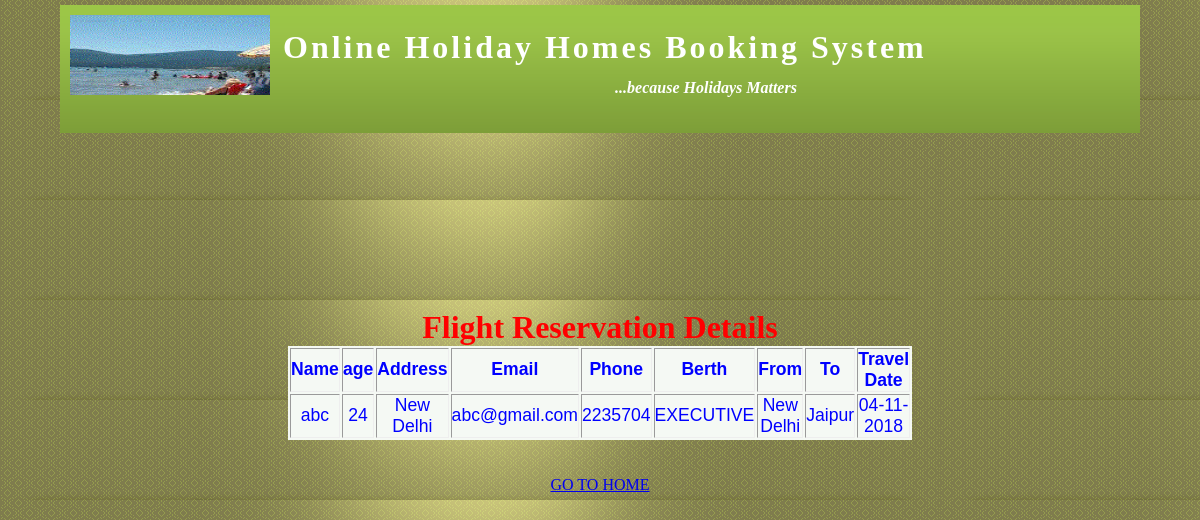
/flight1.php (signed in), run on the app's committed database.
### tables this page shows
CREATE TABLE `flight` (
  `name` varchar(20) DEFAULT NULL,
  `age` varchar(2) DEFAULT NULL,
  `address` varchar(25) DEFAULT NULL,
  `email` varchar(20) DEFAULT NULL,
  `telephone` varchar(10) DEFAULT NULL,
  `berth` varchar(15) DEFAULT NULL,
  `from1` varchar(10) DEFAULT NULL,
  `to1` varchar(10) DEFAULT NULL,
  `tdate` varchar(12) DEFAULT NULL
);

### flight1.php (the view, shortened to what this page needs)
<html>
<head>
<link rel="stylesheet" type="text/css" href="oes.css"/>
</head>
<body text = "blue" background="project_img/myholidays.jpg">
<basefont size="5">
<div id="container">
                <div class="header">
                <img style="margin:10px 2px 2px 10px;float:left;" height="80" width="200" src="images/logo1.gif" alt="OES"/><h3 class="headtext"> &nbsp;Online Holiday Homes Booking System </h3><h4 style="color:#ffffff;text-align:center;margin:0 0 5px 5px;"><i>...because Holidays Matters</i></h4>
            </div>
<pre>
</pre>
<center>
<h1> <font color="red"> Flight Reservation Details</font> </h1>
<table border = "1" width ="50%" >
<tr>
<th>Name</th>
<th>age</th>
<th>Address</th>
<th>Email</th>
<th>Phone</th>
<th>Berth</th>
<th>From</th>
<th>To</th>
<th>Travel Date</th>
</tr>
<?php
$uname = $_SESSION['uname'];
include('db_login.php');
$con = mysqli_connect($db_host,
$db_username, $db_password,$db_database);
$query = "SELECT * FROM flight where name='$uname'";
$result = mysqli_query($con, $query);
while ($row = mysqli_fetch_assoc($result))
{
$en = $row["name"];
$ag = $row["age"];
$ad = $row["address"];
$nm = $row["email"];
$ph = $row["telephone"];
$j = $row["berth"];
$s = $row["from1"];
$ar = $row["to1"];
$dp = $row["tdate"];
echo "<tr align='center'>";
echo "<td>$en</td>";
echo "<td>$ag</td>";
echo "<td>$ad</td>";
echo "<td>$nm</td>";
echo "<td>$ph</td>";
echo "<td>$j</td>";
echo "<td>$s</td>";
echo "<td>$ar</td>";
echo "<td>$dp</td>";
echo "</tr>";
}
?>
</table>
<br><br>
<a href="http://localhost/holiday/myproject1.php">GO TO HOME</a>
</body>
</html>

### oes.css (style rules this page uses)
* { margin: 0; padding: 0; }
body { background:url(images/img02.png) repeat; }
#container { width:90%; margin:5px 5% 5px 5%; }
.header { background:#00ff00 url("images/header.png") repeat-x; height:8em; margin-top:0; margin-bottom:-1.2em; }
.headtext { padding:10px 0 0 0; font-size:200%; color:#ffffff; line-height:2em; letter-spacing:3px; font-weight:bolder; }
table { border:0; background:#f5f9f4; font-family:verdana,sans-serif; font-size:1.1em; margin-left:auto; margin-right:auto; text-align:center; }

### data on the page
flight: name "abc", age "24", address "New Delhi", email "abc@gmail.com", telephone "2235704", berth "EXECUTIVE", from1 "New Delhi", to1 "Jaipur", tdate "04-11-2018"
